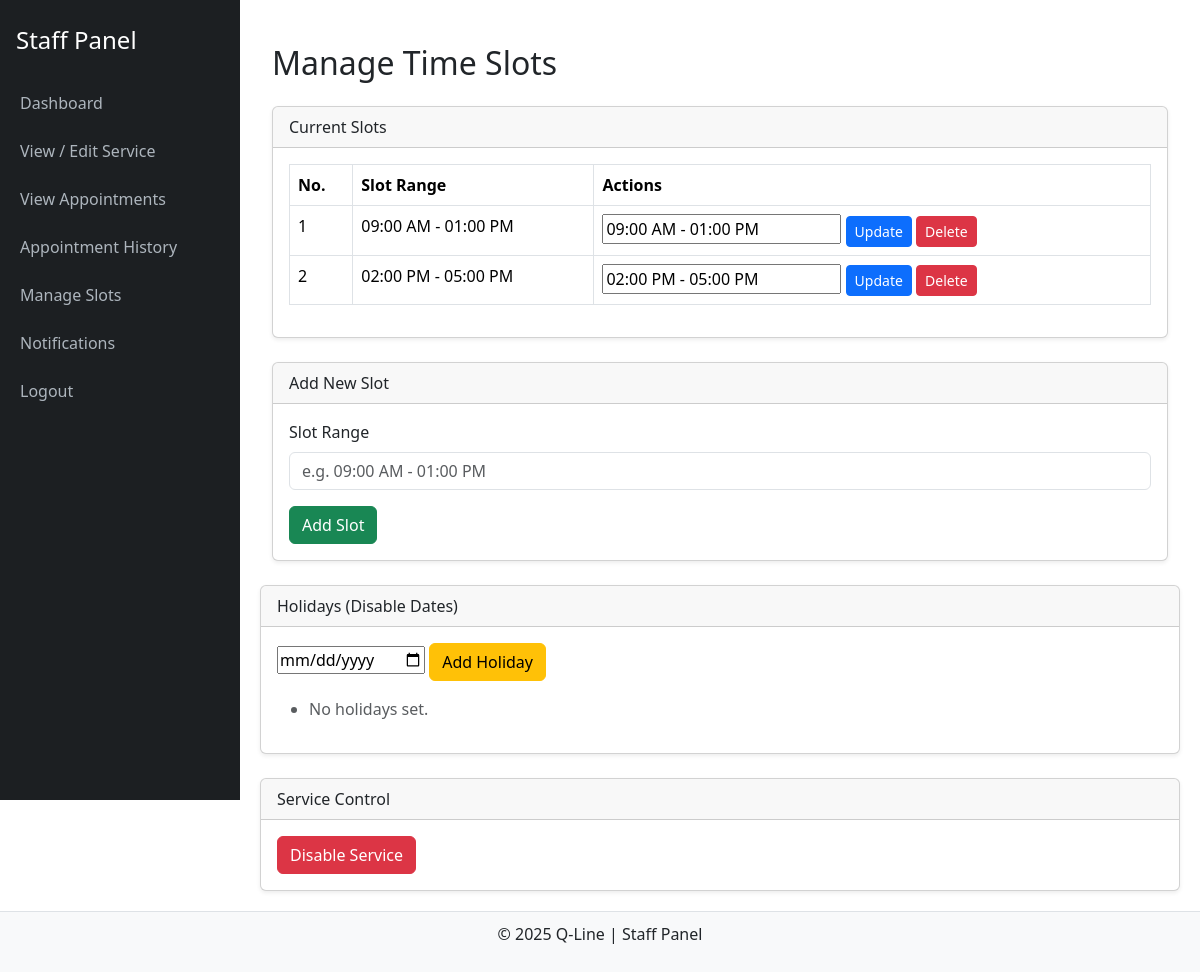
Page /staff/slots/ (signed in) on the committed database.
### staff/models.py (models this page shows, shortened)
class TimeSlot(models.Model):
    organization = models.ForeignKey(Organization, on_delete=models.CASCADE, related_name="time_slots")
    slot_range = models.CharField(max_length=50, validators=[time_range_validator])
    is_active = models.BooleanField(default=True)

class Organization(models.Model):
    SERVICE_CHOICES = [
        ('clinic', 'Clinic'),
        ('salon', 'Salon'),
        ('consultancy', 'Consultancy'),
        ('hospital', 'Hospital'),
    ]
    staff = models.ForeignKey(Staff, on_delete=models.CASCADE, related_name="organizations")
    org_name = models.CharField(max_length=200)
    service_type = models.CharField(max_length=50, choices=SERVICE_CHOICES)
    location = models.CharField(max_length=100)
    branch_address = models.TextField()
    phone_number = models.CharField(max_length=10, validators=[phone_validator])
    working_hours = models.CharField(max_length=50, validators=[time_range_validator])
    appointment_duration = models.PositiveIntegerField()
    created_at = models.DateTimeField(auto_now_add=True)
    is_active = models.BooleanField(default=True)
    disabled_since = models.DateField(null=True, blank=True)

### staff/views.py (the view, shortened to what this page needs)
# urls.py: path('slots/', views.staff_slots, name='staff_slots'),
def staff_slots(request):
    staff_id = request.session.get("staff_id")
    if not staff_id:
        return redirect("staff_login")
    staff = get_object_or_404(Staff, id=staff_id)
    org = Organization.objects.filter(staff=staff).first()
    if not org:
        messages.error(request, "No organization found for this staff.")
        return redirect("staff_dashboard", org_id=staff_id)
    return render(request, "staff/staff_slots.html", {
        "staff_org": org,
        "time_slots": org.time_slots.all(),
        "holidays": org.holidays.all(),
    })

### staff/templates/staff/staff_slots.html (shortened to what this page needs)
{% extends "staff/base.html" %}
{% block content %}
<div class="container mt-4">
    <h2 class="mb-4">Manage Time Slots</h2>
    <div class="card mb-4 shadow-sm">
        <div class="card-header">Current Slots</div>
        <div class="card-body">
            <table class="table table-bordered">
                <thead>
                    <tr>
                        <th>No.</th>
                        <th>Slot Range</th>
                        <th>Actions</th>
                    </tr>
                </thead>
                <tbody>
                    {% for slot in time_slots %}
                    <tr>
                        <td>{{ forloop.counter }}</td>
                        <td>{{ slot.slot_range }}</td>
                        <td>
                            <form method="post" style="display:inline;">
                                <input type="text" name="slot_range" value="{{ slot.slot_range }}" required>
                                <button type="submit" class="btn btn-sm btn-primary">Update</button>
                            </form>
                            <form method="post" style="display:inline;"
                                  onsubmit="return confirm('Delete this slot?');">
                                <button type="submit" class="btn btn-sm btn-danger">Delete</button>
                            </form>
                        </td>
                    </tr>
                    {% empty %}
                    <tr>
                        <td colspan="3" class="text-center text-muted">No slots available.</td>
                    </tr>
                    {% endfor %}
                </tbody>
            </table>
        </div>
    </div>
    <div class="card shadow-sm">
        <div class="card-header">Add New Slot</div>
        <div class="card-body">
            <form method="post">
                <div class="mb-3">
                    <label for="slot_range" class="form-label">Slot Range</label>
                    <input type="text" name="slot_range" class="form-control"
                           placeholder="e.g. 09:00 AM - 01:00 PM" required>
                </div>
                <button type="submit" class="btn btn-success">Add Slot</button>
            </form>
        </div>
    </div>
</div>
<div class="card shadow-sm mt-4">
  <div class="card-header">Holidays (Disable Dates)</div>
  <div class="card-body">
    <form method="post">
      <input type="date" name="holiday_date" required>
      <button type="submit" class="btn btn-warning">Add Holiday</button>
    </form>
    <ul class="mt-3">
      {% for h in holidays %}
      <li>
        {{ h.date }}
        <form method="post" style="display:inline;">
          {% csrf_token %}
          <input type="hidden" name="action" value="delete_holiday">
          <input type="hidden" name="holiday_id" value="{{ h.id }}">
          <button type="submit" class="btn btn-sm btn-danger">Remove</button>
        </form>
      </li>
      {% empty %}
      <li class="text-muted">No holidays set.</li>
      {% endfor %}
    </ul>
  </div>
</div>
<div class="card shadow-sm mt-4">
  <div class="card-header">Service Control</div>
  <div class="card-body">
    <form method="post">
      <button type="submit" class="btn btn-{{ staff_org.is_active|yesno:'danger,success' }}">
        {{ staff_org.is_active|yesno:"Disable Service,Enable Service" }}
      </button>
    </form>
  </div>
</div>
{% endblock %}

### staff/templates/staff/base.html (style rules this page uses)
body { min-height: 100vh; display: flex; flex-direction: column; }
h2 { margin-bottom: 24px; }

### rows in the picture
TimeSlot: slot_range "09:00 AM - 01:00 PM"
TimeSlot: slot_range "02:00 PM - 05:00 PM"
Organization: is_active "Disable Service"
